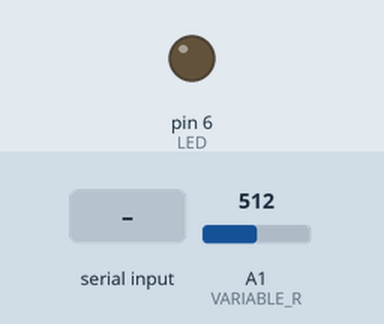
Recording of a sketch running on a simulated Arduino Uno, built with avr-gcc and run on an emulated ATmega328P. On the bench: output pins drawn as LEDs (lit = HIGH). Inputs (shaded band) come from the test bench; at power-on: A1 (VARIABLE_R) = 512. What the sketch prints to the serial monitor is not drawn.

Above: at 1.2 s.
1.3 s: byte 30 received over Serial
At 1.9 s:
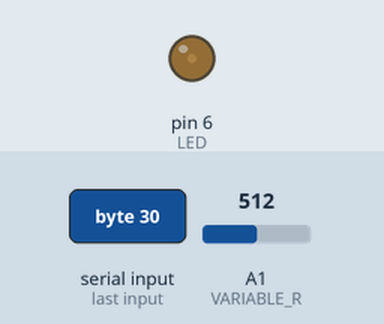
2.8 s: byte 90 received over Serial
At 4.2 s:
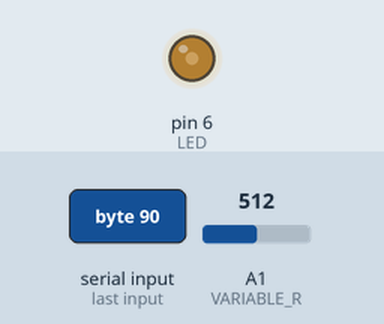
Timing chart, 0 to 5.8 s (numbered marks = the images above; inputs shaded):
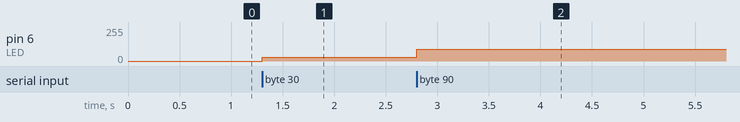

Measured:
- after the input at 1.3 s, pin 6 (LED): 0/255 → 30/255 at once
- after the input at 2.8 s, pin 6 (LED): 30/255 → 90/255 at once

The sketch:

ex12_05_a.ino
```cpp
// 아두이노: 인터럽트 방식
// 마우스 위치값 수신, 가변저항값 송신

#define VARIABLE_R A1
#define LED 6

void setup() {
  pinMode(VARIABLE_R, INPUT);
  pinMode(LED, OUTPUT);
  Serial.begin(9600);
}

void loop() {
}

// 수신값이 있으면 자동 호출
void serialEvent() {
  int value1 = Serial.read();
  analogWrite(LED, value1);

  int value2 = analogRead(VARIABLE_R);
  value2 = map(value2, 0, 1023, 0, 255);
  Serial.write(value2);
}
```
